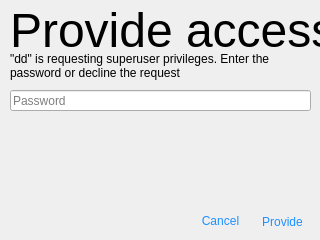
<?xml version="1.0" encoding="UTF-8"?>
<ui version="4.0">
 <class>MainWindow</class>
 <widget class="QMainWindow" name="MainWindow">
  <property name="geometry">
   <rect>
    <x>0</x>
    <y>0</y>
    <width>320</width>
    <height>240</height>
   </rect>
  </property>
  <property name="minimumSize">
   <size>
    <width>320</width>
    <height>240</height>
   </size>
  </property>
  <property name="maximumSize">
   <size>
    <width>320</width>
    <height>240</height>
   </size>
  </property>
  <property name="windowTitle">
   <string>sudo</string>
  </property>
  <widget class="QWidget" name="centralwidget">
   <widget class="QLabel" name="ProvideLabel">
    <property name="geometry">
     <rect>
      <x>10</x>
      <y>10</y>
      <width>321</width>
      <height>41</height>
     </rect>
    </property>
    <property name="font">
     <font>
      <pointsize>36</pointsize>
     </font>
    </property>
    <property name="text">
     <string>Provide access</string>
    </property>
   </widget>
   <widget class="QLabel" name="Description">
    <property name="geometry">
     <rect>
      <x>10</x>
      <y>50</y>
      <width>301</width>
      <height>31</height>
     </rect>
    </property>
    <property name="text">
     <string>&quot;dd&quot; is requesting superuser privileges. Enter the password or decline the request</string>
    </property>
    <property name="wordWrap">
     <bool>true</bool>
    </property>
   </widget>
   <widget class="QLineEdit" name="PasswordLine">
    <property name="geometry">
     <rect>
      <x>10</x>
      <y>90</y>
      <width>301</width>
      <height>21</height>
     </rect>
    </property>
    <property name="echoMode">
     <enum>QLineEdit::Password</enum>
    </property>
    <property name="placeholderText">
     <string>Password</string>
    </property>
   </widget>
   <widget class="QPushButton" name="ProvideButton">
    <property name="geometry">
     <rect>
      <x>252</x>
      <y>211</y>
      <width>61</width>
      <height>21</height>
     </rect>
    </property>
    <property name="cursor">
     <cursorShape>PointingHandCursor</cursorShape>
    </property>
    <property name="styleSheet">
     <string notr="true">background-color: transparent; border-radius: 10px; color: dodgerblue;</string>
    </property>
    <property name="text">
     <string>Provide</string>
    </property>
   </widget>
   <widget class="QPushButton" name="CancelButton">
    <property name="geometry">
     <rect>
      <x>190</x>
      <y>210</y>
      <width>61</width>
      <height>21</height>
     </rect>
    </property>
    <property name="cursor">
     <cursorShape>PointingHandCursor</cursorShape>
    </property>
    <property name="styleSheet">
     <string notr="true">background-color: transparent; border-radius: 10px; color: dodgerblue;</string>
    </property>
    <property name="text">
     <string>Cancel</string>
    </property>
   </widget>
  </widget>
 </widget>
 <resources/>
 <connections/>
</ui>
